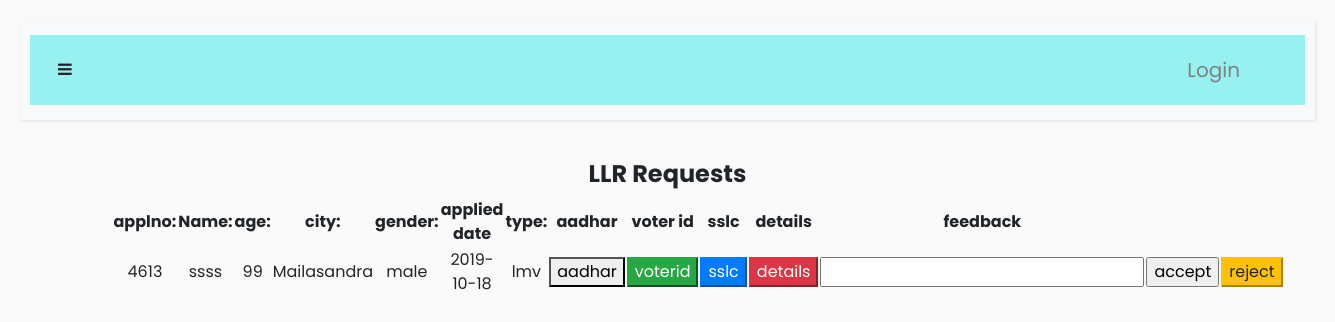
Before: /adminllr with the older database file.
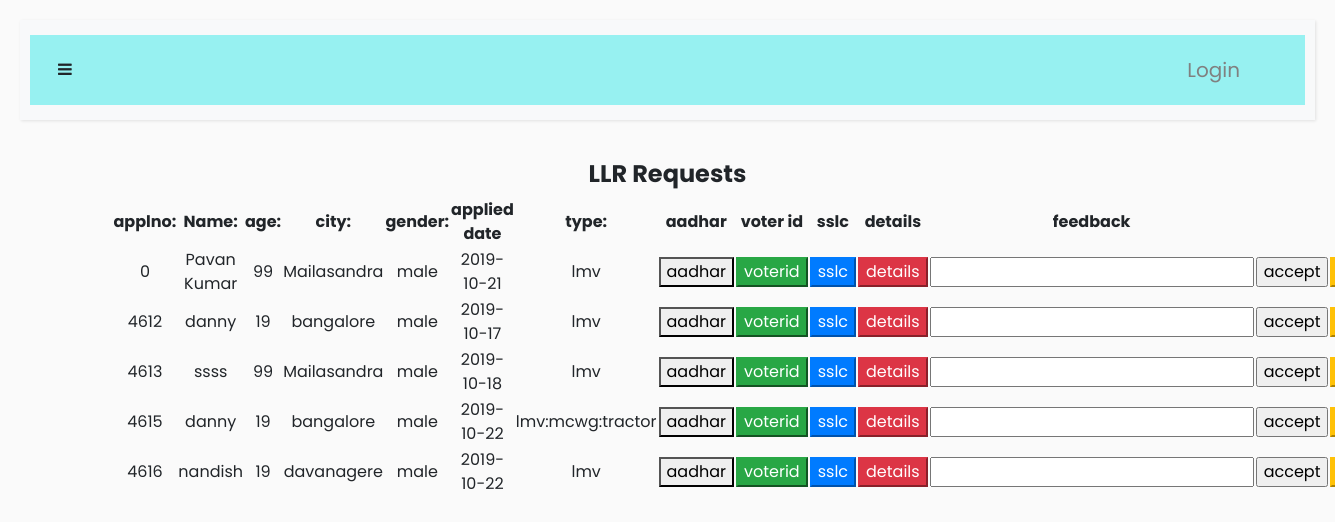
After: the same page with the newer database file.
### tables this page shows
CREATE TABLE "llr" (
	`applno`	INTEGER NOT NULL PRIMARY KEY AUTOINCREMENT,
	`firstname`	TEXT,
	`lastname`	TEXT,
	`fathername`	TEXT,
	`email`	TEXT,
	`address`	TEXT,
	`pincode`	INTEGER,
	`city`	TEXT,
	`district`	TEXT,
	`state`	TEXT,
	`country`	TEXT,
	`dob`	TEXT,
	`age`	INTEGER,
	`gender`	TEXT,
	`phone`	INTEGER,
	`bloodgroup`	TEXT,
	`currentdate`	TEXT,
	`expirydate`	TEXT,
	`status`	TEXT,
	`type`	TEXT,
	`rto`	TEXT,
	`feedback`	TEXT,
	`llrno`	TEXT,
	`admindate`	TEXT
);

### login.py (the view)
@app.route('/adminllr',methods=['GET','POST'])
def adminllr():
    with sqlite3.connect('r.db') as con:
            cur=con.cursor()
            try:
                if(cur.execute("SELECT firstname,email,age,city,gender,currentdate,type,applno FROM llr WHERE status=?",("pending",))):
                    data=cur.fetchall()
                    return render_template('adminllr.html',data=data)
                else:
                    flash("no user requests","warning")
                    return render_template('empdashboard.html')
            except:
                flash("no user requests","warning")
                return render_template('empdashboard.html')

### templates/adminllr.html (shortened to what this page needs)
{% extends "layout.html" %}
{% block body %}
<center><h4><b>LLR Requests</b></h4></center>
{%if data%}
<div class="container">
    <div class="row">
<div class="col-md-8">
    <table>
        <tr>
            <th>applno:</th>
           <th>Name:</th>
        <th>age:</th>
            <th>city:</th>
            <th>gender:</th>
            <th>applied date</th>
            <th>type:</th>
            <th>aadhar</th>
            <th>voter id</th>
            <th>sslc</th>
            <th>details</th>
            <th>feedback</th>
        </tr>
        {% for row in data %}
        <form method=post  action="/edit/{{ row[1] }}">
        <tr>
            <td>{{row[7]}}</td>
            <td>{{row[0]}}</td>
            <td>{{row[2]}}</td>
            <td>{{row[3]}}</td>
            <td>{{row[4]}}</td>
            <td>{{row[5]}}</td>
            <td>{{row[6]}}</td>
            <td><a href="/aadhar/{{ row[1] }}"><button type="button" class="btn-default">aadhar</button></a></td>
            <td><a href="/voterid/{{ row[1] }}"><button type="button" class="btn-success">voterid</button></a></td>
            <td><a href="/sslc/{{ row[1] }}"><button type="button" class="btn-primary">sslc</button></a></td>
            <td><a href="/details/{{ row[1] }}"><button type="button" class="btn-danger">details</button></a></td>
            <td><input type="text" name="feedback"></td>
            <td><input type="submit" name="action" class="button button1" value="accept"></td>
            <td><input type="submit" name="action" class="btn-warning" value="reject"></td>
        </tr>
    </form>
{% endfor %}
    </table>
</div>
</div>
        {%endif%}
{% endblock%}

Changed rows visible on the page:
now on this page (row edited): llr: applno "0", firstname "Pavan Kumar", age "99", city "Mailasandra", gender "male", currentdate "2019-10-21", type "lmv"
now on this page (row edited): llr: applno "4612", firstname "danny", age "19", city "bangalore", gender "male", currentdate "2019-10-17", type "lmv"
now on this page (row edited): llr: applno "4615", firstname "danny", age "19", city "bangalore", gender "male", currentdate "2019-10-22", type "lmv:mcwg:tractor"
now on this page (row edited): llr: applno "4616", firstname "nandish", age "19", city "davanagere", gender "male", currentdate "2019-10-22", type "lmv"
